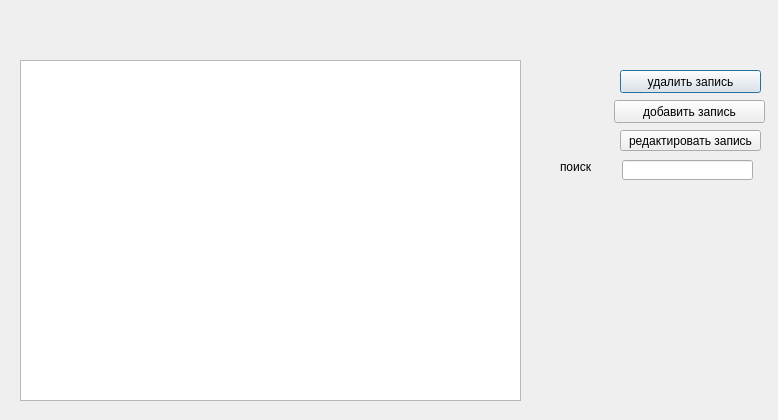
<?xml version="1.0" encoding="UTF-8"?>
<ui version="4.0">
 <class>Dialog</class>
 <widget class="QDialog" name="Dialog">
  <property name="geometry">
   <rect>
    <x>0</x>
    <y>0</y>
    <width>778</width>
    <height>420</height>
   </rect>
  </property>
  <property name="windowTitle">
   <string>Dialog</string>
  </property>
  <widget class="QTableWidget" name="tableWidget">
   <property name="geometry">
    <rect>
     <x>20</x>
     <y>60</y>
     <width>501</width>
     <height>341</height>
    </rect>
   </property>
  </widget>
  <widget class="QPushButton" name="del">
   <property name="geometry">
    <rect>
     <x>620</x>
     <y>70</y>
     <width>141</width>
     <height>23</height>
    </rect>
   </property>
   <property name="text">
    <string>удалить запись</string>
   </property>
  </widget>
  <widget class="QPushButton" name="pushButton_2">
   <property name="geometry">
    <rect>
     <x>614</x>
     <y>100</y>
     <width>151</width>
     <height>23</height>
    </rect>
   </property>
   <property name="text">
    <string>добавить запись</string>
   </property>
  </widget>
  <widget class="QPushButton" name="pushButton_3">
   <property name="geometry">
    <rect>
     <x>620</x>
     <y>130</y>
     <width>141</width>
     <height>21</height>
    </rect>
   </property>
   <property name="text">
    <string>редактировать запись</string>
   </property>
  </widget>
  <widget class="QLineEdit" name="lineEdit">
   <property name="geometry">
    <rect>
     <x>622</x>
     <y>160</y>
     <width>131</width>
     <height>20</height>
    </rect>
   </property>
  </widget>
  <widget class="QLabel" name="label">
   <property name="geometry">
    <rect>
     <x>560</x>
     <y>160</y>
     <width>47</width>
     <height>13</height>
    </rect>
   </property>
   <property name="text">
    <string>поиск</string>
   </property>
  </widget>
 </widget>
 <resources/>
 <connections/>
</ui>
